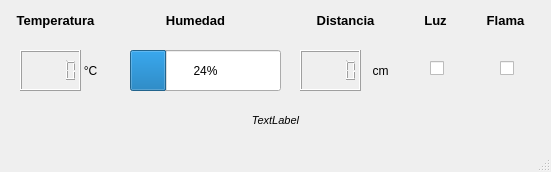
<?xml version="1.0" encoding="UTF-8"?>
<ui version="4.0">
 <class>MainWindow</class>
 <widget class="QMainWindow" name="MainWindow">
  <property name="geometry">
   <rect>
    <x>0</x>
    <y>0</y>
    <width>551</width>
    <height>172</height>
   </rect>
  </property>
  <property name="windowTitle">
   <string>Sensores</string>
  </property>
  <widget class="QWidget" name="centralwidget">
   <widget class="QLabel" name="lbl_tmp">
    <property name="geometry">
     <rect>
      <x>10</x>
      <y>10</y>
      <width>91</width>
      <height>21</height>
     </rect>
    </property>
    <property name="font">
     <font>
      <pointsize>10</pointsize>
      <weight>75</weight>
      <bold>true</bold>
     </font>
    </property>
    <property name="text">
     <string>Temperatura</string>
    </property>
    <property name="alignment">
     <set>Qt::AlignCenter</set>
    </property>
   </widget>
   <widget class="QLabel" name="lbl_hmd">
    <property name="geometry">
     <rect>
      <x>150</x>
      <y>10</y>
      <width>91</width>
      <height>21</height>
     </rect>
    </property>
    <property name="font">
     <font>
      <pointsize>10</pointsize>
      <weight>75</weight>
      <bold>true</bold>
     </font>
    </property>
    <property name="text">
     <string>Humedad</string>
    </property>
    <property name="alignment">
     <set>Qt::AlignCenter</set>
    </property>
   </widget>
   <widget class="QLabel" name="lbl_dst">
    <property name="geometry">
     <rect>
      <x>300</x>
      <y>10</y>
      <width>91</width>
      <height>21</height>
     </rect>
    </property>
    <property name="font">
     <font>
      <pointsize>10</pointsize>
      <weight>75</weight>
      <bold>true</bold>
     </font>
    </property>
    <property name="text">
     <string>Distancia</string>
    </property>
    <property name="alignment">
     <set>Qt::AlignCenter</set>
    </property>
   </widget>
   <widget class="QLabel" name="lbl_lgt">
    <property name="geometry">
     <rect>
      <x>390</x>
      <y>10</y>
      <width>91</width>
      <height>21</height>
     </rect>
    </property>
    <property name="font">
     <font>
      <pointsize>10</pointsize>
      <weight>75</weight>
      <bold>true</bold>
     </font>
    </property>
    <property name="text">
     <string>Luz</string>
    </property>
    <property name="alignment">
     <set>Qt::AlignCenter</set>
    </property>
   </widget>
   <widget class="QLabel" name="lbl_flm">
    <property name="geometry">
     <rect>
      <x>460</x>
      <y>10</y>
      <width>91</width>
      <height>21</height>
     </rect>
    </property>
    <property name="font">
     <font>
      <pointsize>10</pointsize>
      <weight>75</weight>
      <bold>true</bold>
     </font>
    </property>
    <property name="text">
     <string>Flama</string>
    </property>
    <property name="alignment">
     <set>Qt::AlignCenter</set>
    </property>
   </widget>
   <widget class="QLabel" name="lbl_cgr">
    <property name="geometry">
     <rect>
      <x>80</x>
      <y>60</y>
      <width>21</width>
      <height>21</height>
     </rect>
    </property>
    <property name="text">
     <string>°C</string>
    </property>
    <property name="alignment">
     <set>Qt::AlignCenter</set>
    </property>
   </widget>
   <widget class="QLabel" name="lbl_cm">
    <property name="geometry">
     <rect>
      <x>370</x>
      <y>60</y>
      <width>21</width>
      <height>21</height>
     </rect>
    </property>
    <property name="text">
     <string>cm</string>
    </property>
    <property name="alignment">
     <set>Qt::AlignCenter</set>
    </property>
   </widget>
   <widget class="QLCDNumber" name="lcd_tmp">
    <property name="geometry">
     <rect>
      <x>20</x>
      <y>50</y>
      <width>61</width>
      <height>41</height>
     </rect>
    </property>
   </widget>
   <widget class="QLCDNumber" name="lcd_dst">
    <property name="geometry">
     <rect>
      <x>300</x>
      <y>50</y>
      <width>61</width>
      <height>41</height>
     </rect>
    </property>
   </widget>
   <widget class="QProgressBar" name="pb_hmd">
    <property name="geometry">
     <rect>
      <x>130</x>
      <y>50</y>
      <width>151</width>
      <height>41</height>
     </rect>
    </property>
    <property name="value">
     <number>24</number>
    </property>
   </widget>
   <widget class="QCheckBox" name="cb_lgt">
    <property name="geometry">
     <rect>
      <x>430</x>
      <y>60</y>
      <width>16</width>
      <height>16</height>
     </rect>
    </property>
    <property name="text">
     <string/>
    </property>
   </widget>
   <widget class="QLabel" name="lbl_time">
    <property name="geometry">
     <rect>
      <x>10</x>
      <y>110</y>
      <width>531</width>
      <height>21</height>
     </rect>
    </property>
    <property name="font">
     <font>
      <pointsize>8</pointsize>
      <italic>true</italic>
     </font>
    </property>
    <property name="text">
     <string>TextLabel</string>
    </property>
    <property name="alignment">
     <set>Qt::AlignCenter</set>
    </property>
   </widget>
   <widget class="QCheckBox" name="cb_flm">
    <property name="geometry">
     <rect>
      <x>500</x>
      <y>60</y>
      <width>16</width>
      <height>16</height>
     </rect>
    </property>
    <property name="text">
     <string/>
    </property>
   </widget>
  </widget>
  <widget class="QMenuBar" name="menubar">
   <property name="geometry">
    <rect>
     <x>0</x>
     <y>0</y>
     <width>551</width>
     <height>21</height>
    </rect>
   </property>
  </widget>
  <widget class="QStatusBar" name="statusbar"/>
 </widget>
 <resources/>
 <connections/>
</ui>
